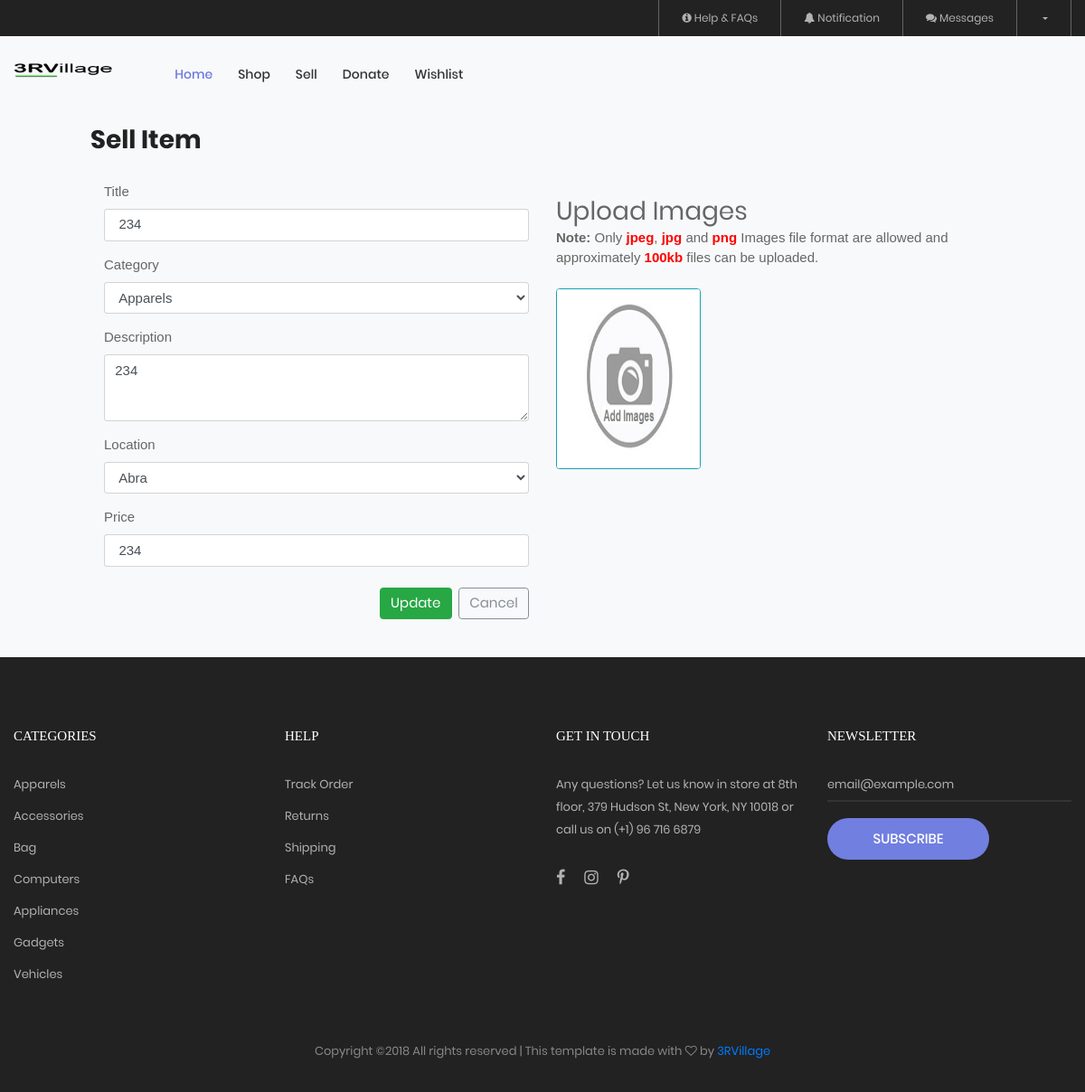
Page /updatepost.php?id=1 on the earlier database version.
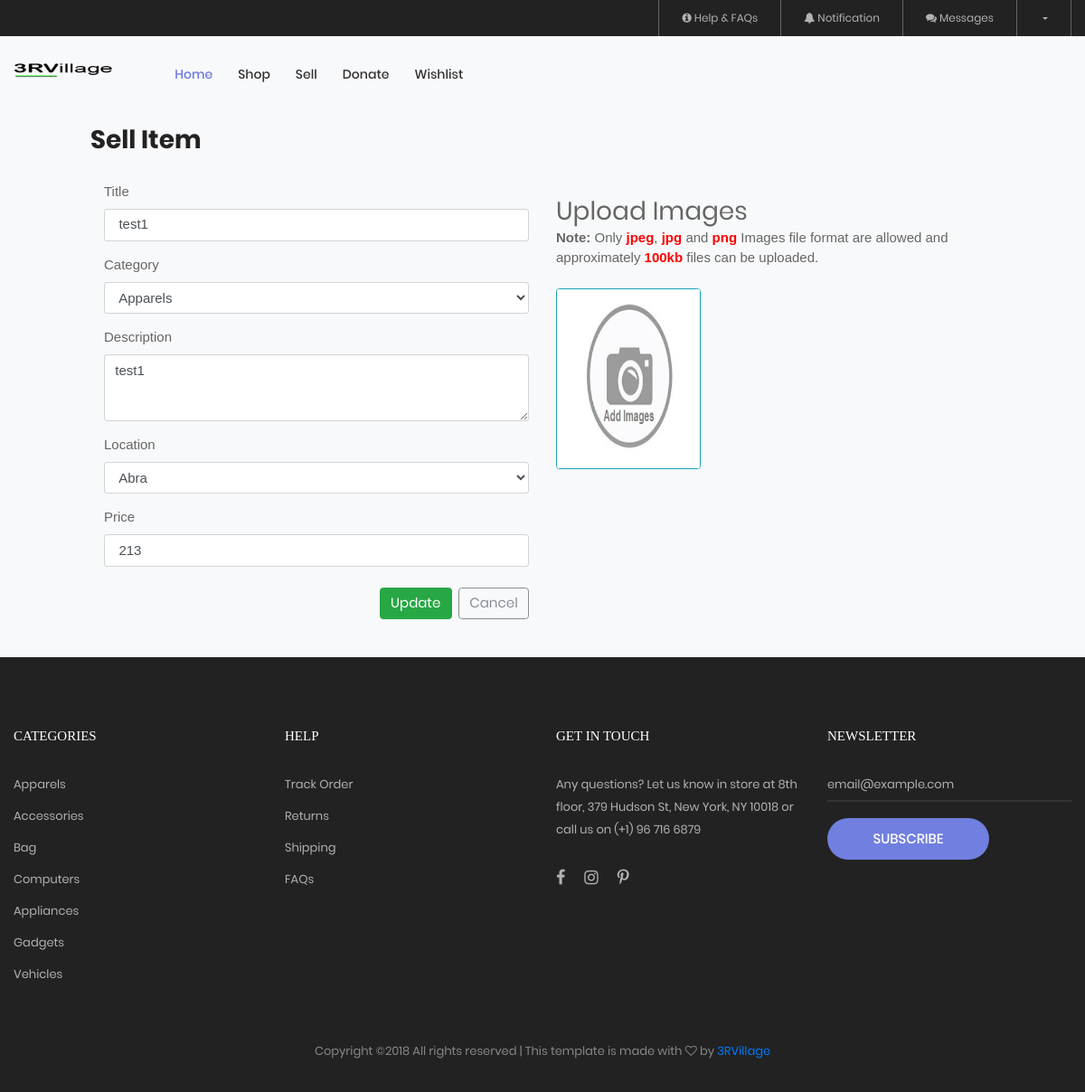
Same page on the later database version.
### tables this page shows
CREATE TABLE `itemsell` (
  `ItemSellID` int(11) NOT NULL,
  `SItemTitle` varchar(50) NOT NULL,
  `SItemCat` varchar(50) NOT NULL,
  `SItemDesc` varchar(255) NOT NULL,
  `SItemLocation` varchar(50) NOT NULL,
  `SItemPrice` int(11) NOT NULL,
  `SItemImages` varchar(255) NOT NULL,
  `SItemPosted` timestamp NOT NULL DEFAULT CURRENT_TIMESTAMP,
  `accountid` int(11) NOT NULL,
  `SItemStatus` int(11) NOT NULL DEFAULT '1'
);

### public/updatepost.php (the view, shortened to what this page needs)
<?php
  include('connection.php');
?>
<!DOCTYPE html>
<html lang="en">
<head>
  <?php include('link.php');?>
  </head>
<body class="bg-light">
    <?php
     include('header.php');
    ?>
<section class="col-sm-12 bg-light">
  <?php
          $id = $_GET['id'];
          $res = mysqli_query($conn, "SELECT * FROM itemsell WHERE ItemSellID = '$id'");
          while ($row = mysqli_fetch_array($res)){
     ?>
  <div class="row">
   <h4 class="ltext-102 cl5 m-t-100 m-l-100 m-b-30">Sell Item</h4>
  </div>
  <form id="uploadimage" action="" method="POST" enctype="multipart/form-data">
  <div class="row justify-content-center">
    <div class="col-sm-5">
      <div class="form-group">
        <label>Title </label>
        <input class="form-control" type="text" name="title" value=" <?php echo $row['SItemTitle'] ?>">
      </div>
      <?php
      include('category.php');
      ?>
      <div class="form-group">
        <label>Description</label>
        <textarea class="form-control" name="description" rows="3"><?php echo $row['SItemDesc'] ?></textarea>
      </div>
      <?php
      include('location.php');
      ?>
      <div class="form-group">
        <label>Price</label>
        <input class="form-control" type="text" name="price" value=" <?php echo $row['SItemPrice'] ?>">
      </div>
      <div class="mt-4 m-b-100">
         <a href="mypost.php"><button type="button" class="stext-106 btn btn-outline-secondary float-right" id="btnCancel">Cancel</button></a>
        <button type="submit" class="stext-106 btn btn-success float-right mr-2" id="btnSave" name="btnUpdate">Update</button>
      </div>
    </div>
    <div class="col-sm-5">
      <h5 class=" ltext-101 mt-3">Upload Images</h5>
      <span><b>Note:</b> Only <b><a id="textred">jpeg</a></b>, <b><a id="textred">jpg</a></b> and <b><a id="textred">png</a></b> Images file format are allowed and approximately <b><a id="textred">100kb</a></b> files can be uploaded.</span>
            <div id="selectImage">
            <img src="../images/default.jpg" class="img border border-info rounded mt-4" id="previewing1" style="cursor:pointer" width="160" height="200" />
            </div>
     </div>
     <?php } ?>
    </div>
    </form>
</section>
<?php
   include('footer.php');
?>
 </body>
</html>

### public/category.php (shortened to what this page needs)
<div class="form-group">
		<label>Category</label>
       	<select class="form-control" name="category">
     		 <option>Apparels</option>
   		</select>
    </div>

### public/location.php (shortened to what this page needs)
<div class="form-group">
		<label>Location</label>
       	<select class="form-control" name="location">
     		 <option>Abra</option>
   		</select>
    </div>

Differences in the rows shown:
removed itemsell: title "234", description "234", price "234"
added itemsell: title "test1", description "test1", price "213"
